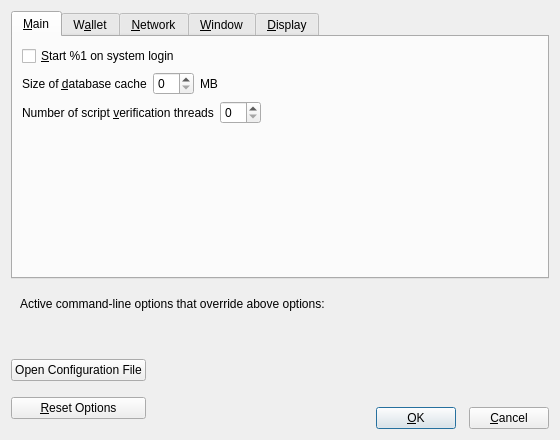
<?xml version="1.0" encoding="UTF-8"?>
<ui version="4.0">
 <class>OptionsDialog</class>
 <widget class="QDialog" name="OptionsDialog">
  <property name="geometry">
   <rect>
    <x>0</x>
    <y>0</y>
    <width>560</width>
    <height>440</height>
   </rect>
  </property>
  <property name="windowTitle">
   <string>Options</string>
  </property>
  <property name="modal">
   <bool>true</bool>
  </property>
  <layout class="QVBoxLayout" name="verticalLayout">
   <item>
    <widget class="QTabWidget" name="tabWidget">
     <property name="currentIndex">
      <number>0</number>
     </property>
     <widget class="QWidget" name="tabMain">
      <attribute name="title">
       <string>&amp;Main</string>
      </attribute>
      <layout class="QVBoxLayout" name="verticalLayout_Main">
       <item>
        <widget class="QCheckBox" name="tmicoinAtStartup">
         <property name="toolTip">
          <string>Automatically start %1 after logging in to the system.</string>
         </property>
         <property name="text">
          <string>&amp;Start %1 on system login</string>
         </property>
        </widget>
       </item>
       <item>
        <layout class="QHBoxLayout" name="horizontalLayout_2_Main">
         <item>
          <widget class="QLabel" name="databaseCacheLabel">
           <property name="text">
            <string>Size of &amp;database cache</string>
           </property>
           <property name="textFormat">
            <enum>Qt::PlainText</enum>
           </property>
           <property name="buddy">
            <cstring>databaseCache</cstring>
           </property>
          </widget>
         </item>
         <item>
          <widget class="QSpinBox" name="databaseCache"/>
         </item>
         <item>
          <widget class="QLabel" name="databaseCacheUnitLabel">
           <property name="text">
            <string>MB</string>
           </property>
           <property name="textFormat">
            <enum>Qt::PlainText</enum>
           </property>
          </widget>
         </item>
         <item>
          <spacer name="horizontalSpacer_2_Main">
           <property name="orientation">
            <enum>Qt::Horizontal</enum>
           </property>
           <property name="sizeHint" stdset="0">
            <size>
             <width>40</width>
             <height>20</height>
            </size>
           </property>
          </spacer>
         </item>
        </layout>
       </item>
       <item>
        <layout class="QHBoxLayout" name="horizontalLayout_3_Main">
         <item>
          <widget class="QLabel" name="threadsScriptVerifLabel">
           <property name="text">
            <string>Number of script &amp;verification threads</string>
           </property>
           <property name="textFormat">
            <enum>Qt::PlainText</enum>
           </property>
           <property name="buddy">
            <cstring>threadsScriptVerif</cstring>
           </property>
          </widget>
         </item>
         <item>
          <widget class="QSpinBox" name="threadsScriptVerif">
           <property name="toolTip">
            <string>(0 = auto, &lt;0 = leave that many cores free)</string>
           </property>
          </widget>
         </item>
         <item>
          <spacer name="horizontalSpacer_3_Main">
           <property name="orientation">
            <enum>Qt::Horizontal</enum>
           </property>
           <property name="sizeHint" stdset="0">
            <size>
             <width>40</width>
             <height>20</height>
            </size>
           </property>
          </spacer>
         </item>
        </layout>
       </item>
       <item>
        <spacer name="verticalSpacer_Main">
         <property name="orientation">
          <enum>Qt::Vertical</enum>
         </property>
         <property name="sizeHint" stdset="0">
          <size>
           <width>20</width>
           <height>40</height>
          </size>
         </property>
        </spacer>
       </item>
      </layout>
     </widget>
     <widget class="QWidget" name="tabWallet">
      <attribute name="title">
       <string>W&amp;allet</string>
      </attribute>
      <layout class="QVBoxLayout" name="verticalLayout_Wallet">
       <item>
        <widget class="QGroupBox" name="groupBox">
         <property name="title">
          <string>Expert</string>
         </property>
         <layout class="QVBoxLayout" name="verticalLayout_2">
          <item>
           <widget class="QCheckBox" name="spendZeroConfChange">
            <property name="toolTip">
             <string>If you disable the spending of unconfirmed change, the change from a transaction cannot be used until that transaction has at least one confirmation. This also affects how your balance is computed.</string>
            </property>
            <property name="text">
             <string>&amp;Spend unconfirmed change</string>
            </property>
           </widget>
          </item>
          <item>
           <widget class="QCheckBox" name="coinControlFeatures">
            <property name="enabled">
             <bool>true</bool>
            </property>
            <property name="toolTip">
             <string>Whether to show coin control features or not.</string>
            </property>
            <property name="text">
             <string>Enable coin &amp;control features</string>
            </property>
           </widget>
          </item>
         </layout>
        </widget>
       </item>
       <item>
        <spacer name="verticalSpacer_Wallet">
         <property name="orientation">
          <enum>Qt::Vertical</enum>
         </property>
         <property name="sizeHint" stdset="0">
          <size>
           <width>20</width>
           <height>40</height>
          </size>
         </property>
        </spacer>
       </item>
      </layout>
     </widget>
     <widget class="QWidget" name="tabNetwork">
      <attribute name="title">
       <string>&amp;Network</string>
      </attribute>
      <layout class="QVBoxLayout" name="verticalLayout_Network">
       <item>
        <widget class="QCheckBox" name="mapPortUpnp">
         <property name="toolTip">
          <string>Automatically open the TMIcoin client port on the router. This only works when your router supports UPnP and it is enabled.</string>
         </property>
         <property name="text">
          <string>Map port using &amp;UPnP</string>
         </property>
        </widget>
       </item>
       <item>
        <widget class="QCheckBox" name="allowIncoming">
         <property name="toolTip">
          <string>Accept connections from outside</string>
         </property>
         <property name="text">
          <string>Allow incoming connections</string>
         </property>
        </widget>
       </item>
       <item>
        <widget class="QCheckBox" name="connectSocks">
         <property name="toolTip">
          <string>Connect to the TMIcoin network through a SOCKS5 proxy.</string>
         </property>
         <property name="text">
          <string>&amp;Connect through SOCKS5 proxy (default proxy):</string>
         </property>
        </widget>
       </item>
       <item>
        <layout class="QHBoxLayout" name="horizontalLayout_1_Network">
         <item>
          <widget class="QLabel" name="proxyIpLabel">
           <property name="text">
            <string>Proxy &amp;IP:</string>
           </property>
           <property name="textFormat">
            <enum>Qt::PlainText</enum>
           </property>
           <property name="buddy">
            <cstring>proxyIp</cstring>
           </property>
          </widget>
         </item>
         <item>
          <widget class="QValidatedLineEdit" name="proxyIp">
           <property name="minimumSize">
            <size>
             <width>140</width>
             <height>0</height>
            </size>
           </property>
           <property name="maximumSize">
            <size>
             <width>140</width>
             <height>16777215</height>
            </size>
           </property>
           <property name="toolTip">
            <string>IP address of the proxy (e.g. IPv4: 127.0.0.1 / IPv6: ::1)</string>
           </property>
          </widget>
         </item>
         <item>
          <widget class="QLabel" name="proxyPortLabel">
           <property name="text">
            <string>&amp;Port:</string>
           </property>
           <property name="textFormat">
            <enum>Qt::PlainText</enum>
           </property>
           <property name="buddy">
            <cstring>proxyPort</cstring>
           </property>
          </widget>
         </item>
         <item>
          <widget class="QLineEdit" name="proxyPort">
           <property name="minimumSize">
            <size>
             <width>55</width>
             <height>0</height>
            </size>
           </property>
           <property name="maximumSize">
            <size>
             <width>55</width>
             <height>16777215</height>
            </size>
           </property>
           <property name="toolTip">
            <string>Port of the proxy (e.g. 9050)</string>
           </property>
          </widget>
         </item>
         <item>
          <spacer name="horizontalSpacer_1_Network">
           <property name="orientation">
            <enum>Qt::Horizontal</enum>
           </property>
           <property name="sizeHint" stdset="0">
            <size>
             <width>40</width>
             <height>20</height>
            </size>
           </property>
          </spacer>
         </item>
        </layout>
       </item>
       <item>
        <layout class="QHBoxLayout" name="horizontalLayout_2_Network">
         <item>
          <widget class="QLabel" name="proxyActiveNets">
           <property name="text">
            <string>Used for reaching peers via:</string>
           </property>
           <property name="textFormat">
            <enum>Qt::PlainText</enum>
           </property>
          </widget>
         </item>
         <item>
          <widget class="QCheckBox" name="proxyReachIPv4">
           <property name="enabled">
            <bool>false</bool>
           </property>
           <property name="toolTip">
            <string>Shows if the supplied default SOCKS5 proxy is used to reach peers via this network type.</string>
           </property>
           <property name="text">
            <string/>
           </property>
          </widget>
         </item>
         <item>
          <widget class="QLabel" name="proxyReachIPv4Label">
           <property name="text">
            <string>IPv4</string>
           </property>
           <property name="textFormat">
            <enum>Qt::PlainText</enum>
           </property>
          </widget>
         </item>
         <item>
          <widget class="QCheckBox" name="proxyReachIPv6">
           <property name="enabled">
            <bool>false</bool>
           </property>
           <property name="toolTip">
            <string>Shows if the supplied default SOCKS5 proxy is used to reach peers via this network type.</string>
           </property>
           <property name="text">
            <string/>
           </property>
          </widget>
         </item>
         <item>
          <widget class="QLabel" name="proxyReachIPv6Label">
           <property name="text">
            <string>IPv6</string>
           </property>
           <property name="textFormat">
            <enum>Qt::PlainText</enum>
           </property>
          </widget>
         </item>
         <item>
          <widget class="QCheckBox" name="proxyReachTor">
           <property name="enabled">
            <bool>false</bool>
           </property>
           <property name="toolTip">
            <string>Shows if the supplied default SOCKS5 proxy is used to reach peers via this network type.</string>
           </property>
           <property name="text">
            <string/>
           </property>
          </widget>
         </item>
         <item>
          <widget class="QLabel" name="proxyReachTorLabel">
           <property name="text">
            <string>Tor</string>
           </property>
           <property name="textFormat">
            <enum>Qt::PlainText</enum>
           </property>
          </widget>
         </item>
         <item>
          <spacer name="horizontalSpacer_2_Network">
           <property name="orientation">
            <enum>Qt::Horizontal</enum>
           </property>
           <property name="sizeHint" stdset="0">
            <size>
             <width>40</width>
             <height>20</height>
            </size>
           </property>
          </spacer>
         </item>
        </layout>
       </item>
       <item>
        <widget class="QCheckBox" name="connectSocksTor">
         <property name="toolTip">
          <string>Connect to the TMIcoin network through a separate SOCKS5 proxy for Tor hidden services.</string>
         </property>
         <property name="text">
          <string>Use separate SOCKS5 proxy to reach peers via Tor hidden services:</string>
         </property>
        </widget>
       </item>
       <item>
        <layout class="QHBoxLayout" name="horizontalLayout_3_Network">
         <item>
          <widget class="QLabel" name="proxyIpTorLabel">
           <property name="text">
            <string>Proxy &amp;IP:</string>
           </property>
           <property name="textFormat">
            <enum>Qt::PlainText</enum>
           </property>
           <property name="buddy">
            <cstring>proxyIpTor</cstring>
           </property>
          </widget>
         </item>
         <item>
          <widget class="QValidatedLineEdit" name="proxyIpTor">
           <property name="minimumSize">
            <size>
             <width>140</width>
             <height>0</height>
            </size>
           </property>
           <property name="maximumSize">
            <size>
             <width>140</width>
             <height>16777215</height>
            </size>
           </property>
           <property name="toolTip">
            <string>IP address of the proxy (e.g. IPv4: 127.0.0.1 / IPv6: ::1)</string>
           </property>
          </widget>
         </item>
         <item>
          <widget class="QLabel" name="proxyPortTorLabel">
           <property name="text">
            <string>&amp;Port:</string>
           </property>
           <property name="textFormat">
            <enum>Qt::PlainText</enum>
           </property>
           <property name="buddy">
            <cstring>proxyPortTor</cstring>
           </property>
          </widget>
         </item>
         <item>
          <widget class="QLineEdit" name="proxyPortTor">
           <property name="minimumSize">
            <size>
             <width>55</width>
             <height>0</height>
            </size>
           </property>
           <property name="maximumSize">
            <size>
             <width>55</width>
             <height>16777215</height>
            </size>
           </property>
           <property name="toolTip">
            <string>Port of the proxy (e.g. 9050)</string>
           </property>
          </widget>
         </item>
         <item>
          <spacer name="horizontalSpacer_4_Network">
           <property name="orientation">
            <enum>Qt::Horizontal</enum>
           </property>
           <property name="sizeHint" stdset="0">
            <size>
             <width>40</width>
             <height>20</height>
            </size>
           </property>
          </spacer>
         </item>
        </layout>
       </item>
       <item>
        <spacer name="verticalSpacer_Network">
         <property name="orientation">
          <enum>Qt::Vertical</enum>
         </property>
         <property name="sizeHint" stdset="0">
          <size>
           <width>20</width>
           <height>40</height>
          </size>
         </property>
        </spacer>
       </item>
      </layout>
     </widget>
     <widget class="QWidget" name="tabWindow">
      <attribute name="title">
       <string>&amp;Window</string>
      </attribute>
      <layout class="QVBoxLayout" name="verticalLayout_Window">
       <item>
        <widget class="QCheckBox" name="hideTrayIcon">
         <property name="toolTip">
          <string>&amp;Hide the icon from the system tray.</string>
         </property>
         <property name="text">
          <string>Hide tray icon</string>
         </property>
        </widget>
       </item>
       <item>
        <widget class="QCheckBox" name="minimizeToTray">
         <property name="toolTip">
          <string>Show only a tray icon after minimizing the window.</string>
         </property>
         <property name="text">
          <string>&amp;Minimize to the tray instead of the taskbar</string>
         </property>
        </widget>
       </item>
       <item>
        <widget class="QCheckBox" name="minimizeOnClose">
         <property name="toolTip">
          <string>Minimize instead of exit the application when the window is closed. When this option is enabled, the application will be closed only after selecting Exit in the menu.</string>
         </property>
         <property name="text">
          <string>M&amp;inimize on close</string>
         </property>
        </widget>
       </item>
       <item>
        <spacer name="verticalSpacer_Window">
         <property name="orientation">
          <enum>Qt::Vertical</enum>
         </property>
         <property name="sizeHint" stdset="0">
          <size>
           <width>20</width>
           <height>40</height>
          </size>
         </property>
        </spacer>
       </item>
      </layout>
     </widget>
     <widget class="QWidget" name="tabDisplay">
      <attribute name="title">
       <string>&amp;Display</string>
      </attribute>
      <layout class="QVBoxLayout" name="verticalLayout_Display">
       <item>
        <layout class="QHBoxLayout" name="horizontalLayout_1_Display">
         <item>
          <widget class="QLabel" name="langLabel">
           <property name="text">
            <string>User Interface &amp;language:</string>
           </property>
           <property name="textFormat">
            <enum>Qt::PlainText</enum>
           </property>
           <property name="buddy">
            <cstring>lang</cstring>
           </property>
          </widget>
         </item>
         <item>
          <widget class="QValueComboBox" name="lang">
           <property name="toolTip">
            <string>The user interface language can be set here. This setting will take effect after restarting %1.</string>
           </property>
          </widget>
         </item>
        </layout>
       </item>
       <item>
        <layout class="QHBoxLayout" name="horizontalLayout_2_Display">
         <item>
          <widget class="QLabel" name="unitLabel">
           <property name="text">
            <string>&amp;Unit to show amounts in:</string>
           </property>
           <property name="textFormat">
            <enum>Qt::PlainText</enum>
           </property>
           <property name="buddy">
            <cstring>unit</cstring>
           </property>
          </widget>
         </item>
         <item>
          <widget class="QValueComboBox" name="unit">
           <property name="toolTip">
            <string>Choose the default subdivision unit to show in the interface and when sending coins.</string>
           </property>
          </widget>
         </item>
        </layout>
       </item>
       <item>
        <layout class="QHBoxLayout" name="horizontalLayout_3_Display">
         <item>
          <widget class="QLabel" name="thirdPartyTxUrlsLabel">
           <property name="toolTip">
            <string>Third party URLs (e.g. a block explorer) that appear in the transactions tab as context menu items. %s in the URL is replaced by transaction hash. Multiple URLs are separated by vertical bar |.</string>
           </property>
           <property name="text">
            <string>Third party transaction URLs</string>
           </property>
           <property name="buddy">
            <cstring>thirdPartyTxUrls</cstring>
           </property>
          </widget>
         </item>
         <item>
          <widget class="QLineEdit" name="thirdPartyTxUrls">
           <property name="toolTip">
            <string>Third party URLs (e.g. a block explorer) that appear in the transactions tab as context menu items. %s in the URL is replaced by transaction hash. Multiple URLs are separated by vertical bar |.</string>
           </property>
          </widget>
         </item>
        </layout>
       </item>
       <item>
        <spacer name="verticalSpacer_Display">
         <property name="orientation">
          <enum>Qt::Vertical</enum>
         </property>
         <property name="sizeHint" stdset="0">
          <size>
           <width>20</width>
           <height>40</height>
          </size>
         </property>
        </spacer>
       </item>
      </layout>
     </widget>
    </widget>
   </item>
   <item>
    <widget class="QFrame" name="frame">
     <layout class="QVBoxLayout" name="verticalLayout_Bottom">
      <item>
       <layout class="QHBoxLayout" name="horizontalLayout_Bottom">
        <item>
         <widget class="QLabel" name="overriddenByCommandLineInfoLabel">
          <property name="text">
           <string>Active command-line options that override above options:</string>
          </property>
          <property name="textFormat">
           <enum>Qt::PlainText</enum>
          </property>
         </widget>
        </item>
        <item>
         <spacer name="horizontalSpacer_Bottom">
          <property name="orientation">
           <enum>Qt::Horizontal</enum>
          </property>
          <property name="sizeHint" stdset="0">
           <size>
            <width>40</width>
            <height>20</height>
           </size>
          </property>
         </spacer>
        </item>
       </layout>
      </item>
      <item>
       <widget class="QLabel" name="overriddenByCommandLineLabel">
        <property name="text">
         <string/>
        </property>
        <property name="textFormat">
         <enum>Qt::PlainText</enum>
        </property>
        <property name="wordWrap">
         <bool>true</bool>
        </property>
       </widget>
      </item>
     </layout>
    </widget>
   </item>
   <item>
    <layout class="QHBoxLayout" name="horizontalLayout_Buttons">
     <item>
      <layout class="QVBoxLayout" name="verticalLayout_Buttons">
       <item>
        <widget class="QPushButton" name="openTMIcoinConfButton">
         <property name="toolTip">
          <string>Open the %1 configuration file from the working directory.</string>
         </property>
         <property name="text">
          <string>Open Configuration File</string>
         </property>
         <property name="autoDefault">
          <bool>false</bool>
         </property>
        </widget>
       </item>
       <item>
        <widget class="QPushButton" name="resetButton">
         <property name="toolTip">
          <string>Reset all client options to default.</string>
         </property>
         <property name="text">
          <string>&amp;Reset Options</string>
         </property>
         <property name="autoDefault">
          <bool>false</bool>
         </property>
        </widget>
       </item>
      </layout>
     </item>
     <item>
      <spacer name="horizontalSpacer_1">
       <property name="orientation">
        <enum>Qt::Horizontal</enum>
       </property>
       <property name="sizeHint" stdset="0">
        <size>
         <width>40</width>
         <height>48</height>
        </size>
       </property>
      </spacer>
     </item>
     <item>
      <widget class="QLabel" name="statusLabel">
       <property name="minimumSize">
        <size>
         <width>200</width>
         <height>0</height>
        </size>
       </property>
       <property name="font">
        <font>
         <weight>75</weight>
         <bold>true</bold>
        </font>
       </property>
       <property name="text">
        <string/>
       </property>
       <property name="textFormat">
        <enum>Qt::PlainText</enum>
       </property>
       <property name="wordWrap">
        <bool>true</bool>
       </property>
      </widget>
     </item>
     <item>
      <spacer name="horizontalSpacer_2">
       <property name="orientation">
        <enum>Qt::Horizontal</enum>
       </property>
       <property name="sizeHint" stdset="0">
        <size>
         <width>40</width>
         <height>48</height>
        </size>
       </property>
      </spacer>
     </item>
     <item>
      <layout class="QVBoxLayout" name="verticalLayout_4">
       <item>
        <spacer name="verticalSpacer">
         <property name="orientation">
          <enum>Qt::Vertical</enum>
         </property>
         <property name="sizeHint" stdset="0">
          <size>
           <width>20</width>
           <height>40</height>
          </size>
         </property>
        </spacer>
       </item>
       <item>
        <layout class="QHBoxLayout" name="horizontalLayout">
         <property name="spacing">
          <number>13</number>
         </property>
         <item>
          <widget class="QPushButton" name="okButton">
           <property name="text">
            <string>&amp;OK</string>
           </property>
           <property name="autoDefault">
            <bool>false</bool>
           </property>
           <property name="default">
            <bool>true</bool>
           </property>
          </widget>
         </item>
         <item>
          <widget class="QPushButton" name="cancelButton">
           <property name="text">
            <string>&amp;Cancel</string>
           </property>
           <property name="autoDefault">
            <bool>false</bool>
           </property>
          </widget>
         </item>
        </layout>
       </item>
      </layout>
     </item>
    </layout>
   </item>
  </layout>
 </widget>
 <customwidgets>
  <customwidget>
   <class>QValidatedLineEdit</class>
   <extends>QLineEdit</extends>
   <header>qvalidatedlineedit.h</header>
  </customwidget>
  <customwidget>
   <class>QValueComboBox</class>
   <extends>QComboBox</extends>
   <header>qvaluecombobox.h</header>
  </customwidget>
 </customwidgets>
 <resources/>
 <connections/>
</ui>
